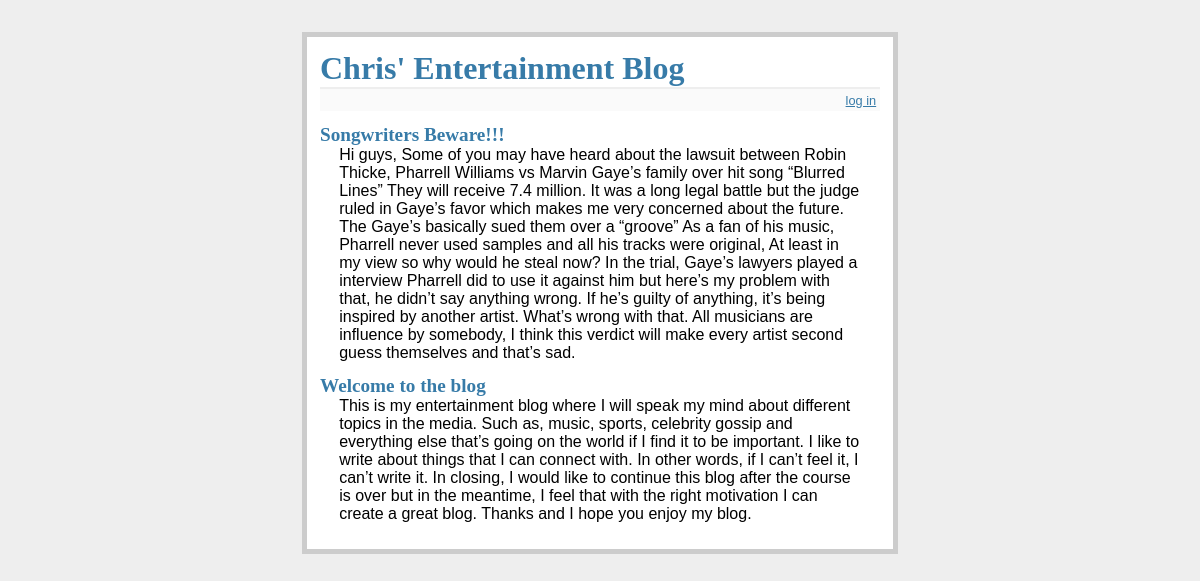
The page / on the database its author committed.
### tables this page shows
CREATE TABLE entries(
id integer primary key autoincrement,
title text not null,
text text not null
);

### flaskr.py (the view)
@app.route('/')
def show_entries():
    cur = g.db.execute('select title, text from entries order by id desc')
    entries = [dict(title=row[0], text=row[1]) for row in cur.fetchall()]
    return render_template('show_entries.html', entries=entries)

### flaskr.py (called while the page is built)
def connect_db():
    return sqlite3.connect(app.config['DATABASE'])

@app.before_request
def before_request():
    g.db = connect_db()

@app.teardown_request
def teardown_request(exception):
    db = getattr(g, 'entries.db', None)
    if db is not None:
        db.close()

### templates/show_entries.html (shortened to what this page needs)
{% extends "layout.html" %}
{% block body %}
  <ul class=entries>
  {% for entry in entries %}
    <li><h2>{{ entry.title }}</h2>{{ entry.text|safe }}
  {% else %}
    <li><em>Unbelievable.  No entries here so far</em>
  {% endfor %}
  </ul>
{% endblock %}

### templates/layout.html (shortened to what this page needs)
<!doctype html>
<link rel=stylesheet type=text/css href="{{ url_for('static', filename='style.css') }}">
<div class=page>
  <h1>Chris' Entertainment Blog</h1>
  <div class=metanav>
  {% if not session.logged_in %}
    <a href="{{ url_for('login') }}">log in</a>
  {% else %}
    <a href="{{ url_for('logout') }}">log out</a>
  {% endif %}
  </div>
  {% block body %}{% endblock %}
</div>

### static/style.css (style rules this page uses)
a, h1, h2 { color: #377ba8; }
h1, h2 { font-family: 'Georgia', serif; margin: 0; }
h1 { border-bottom: 2px solid #eee; }
h2 { font-size: 1.2em; }
.page { margin: 2em auto; width: 35em; border: 5px solid #ccc; padding: 0.8em; background: white; }
.entries { list-style: none; margin: 0; padding: 0; }
.entries li { margin: 0.8em 1.2em; }
.entries li h2 { margin-left: -1em; }
.metanav { text-align: right; font-size: 0.8em; padding: 0.3em; margin-bottom: 1em; background: #fafafa; }

### rows shown on the page
entries: title "Songwriters Beware!!!", text "Hi guys, Some of you may have heard about the lawsuit between Robin Thicke, Pharrell Williams vs Marvin Gaye’s family over hit song “Blurred Lines” They will receive 7.4 million. It was a long legal battle but the judge ruled in Gaye’s favor which makes me very concerned about the future. The Gaye’s basically sued them over a “groove” As a fan of his music, Pharrell never used samples and all his tracks were original, At least in my view so why would he steal now? In the trial, Gaye’s lawyers played a interview Pharrell did to use it against him but here’s my problem with that, he didn’t say anything wrong. If he’s guilty of anything, it’s being inspired by another artist. What’s wrong with…"
entries: title "Welcome to the blog", text "This is my entertainment blog where I will speak my mind about different topics in the media. Such as, music, sports, celebrity gossip and everything else that’s going on the world if I find it to be important. I like to write about things that I can connect with. In other words, if I can’t feel it, I can’t write it. In closing, I would like to continue this blog after the course is over but in the meantime, I feel that with the right motivation I can create a great blog. Thanks and I hope you enjoy my blog."
